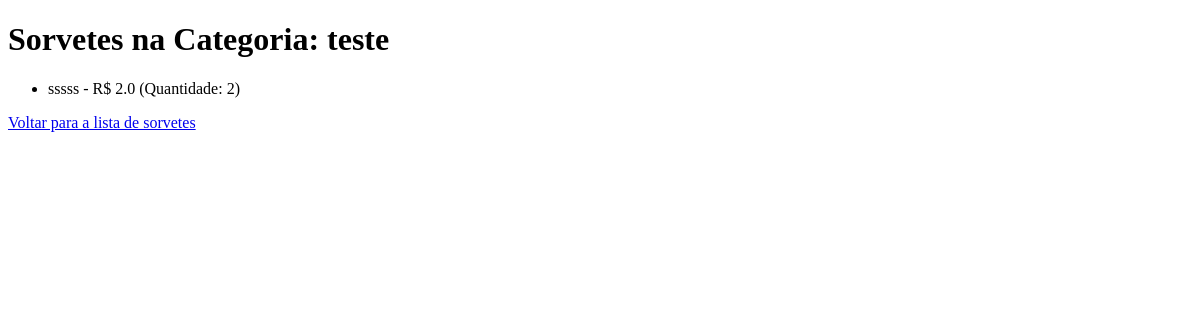
The page /sorvetes/categoria/3 on the database as committed earlier.
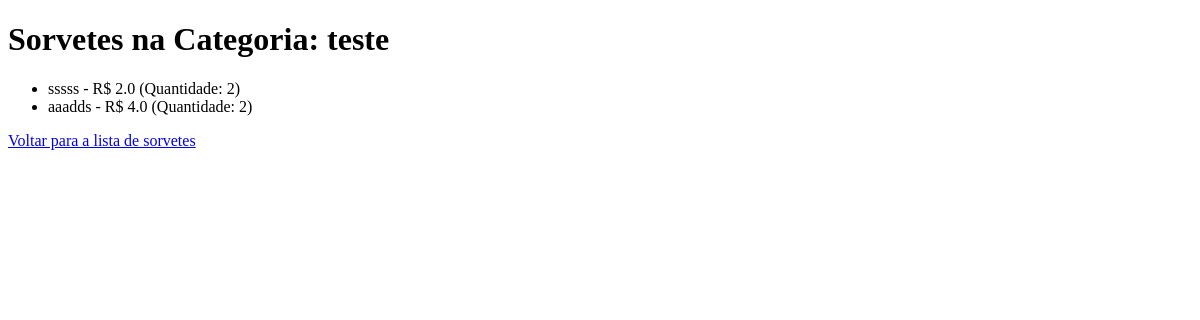
The same page on the database as committed later.
### sorvetes/sorvetes_model.py (models this page shows, shortened)
class Sorvete(db.Model):
    id = db.Column(db.Integer, primary_key=True)
    categoria_id = db.Column(db.Integer, db.ForeignKey('categoria.id'), nullable=False)
    categoria = db.relationship('Categoria', backref=db.backref('sorvetes', lazy=True))
    sabor = db.Column(db.String(100), nullable=False)
    preco = db.Column(db.Float, nullable=False)
    qtd = db.Column(db.Integer, nullable=False)

### sorvetes/sorvetes_routes.py (the view)
@sorvete.route('/sorvetes/categoria/<int:categoria_id>', methods=['GET'])
def get_sorvetes_por_categoria(categoria_id):
    categoria = categoria_por_id(categoria_id)
    if not categoria:
        return jsonify({'message': 'Categoria não encontrada'}), 404
    sorvetes = listar_sorvetes_por_categoria(categoria_id)
    return render_template('sorvetes_por_categoria.html', sorvetes=sorvetes, categoria=categoria)

### categorias/categoria_model.py (called while the page is built)
def categoria_por_id(id_categoria):
    categoria = Categoria.query.get(id_categoria)
    if not categoria:
        raise CategoriaNaoEncontrada
    return categoria.to_dict()

    def to_dict(self):
        return {'id': self.id, 'nome': self.nome}

### sorvetes/sorvetes_model.py (called while the page is built)
def listar_sorvetes_por_categoria(categoria_id):
    return Sorvete.query.filter_by(categoria_id=categoria_id).all()

### templates/sorvetes_por_categoria.html (shortened to what this page needs)
<!DOCTYPE html>
<html lang="pt-BR">
<head>
</head>
<body>
    <h1>Sorvetes na Categoria: {{ categoria.nome }}</h1>
    <ul>
        {% for sorvete in sorvetes %}
        <li>{{ sorvete.sabor }} - R$ {{ sorvete.preco }} (Quantidade: {{ sorvete.qtd }})</li>
        {% endfor %}
    </ul>
    <a href="{{ url_for('sorvete.get_sorvetes') }}">Voltar para a lista de sorvetes</a>
</body>
</html>

Rows that differ between the two databases and show on the page:
added Sorvete: sabor "aaadds", preco "4.0", qtd "2"
